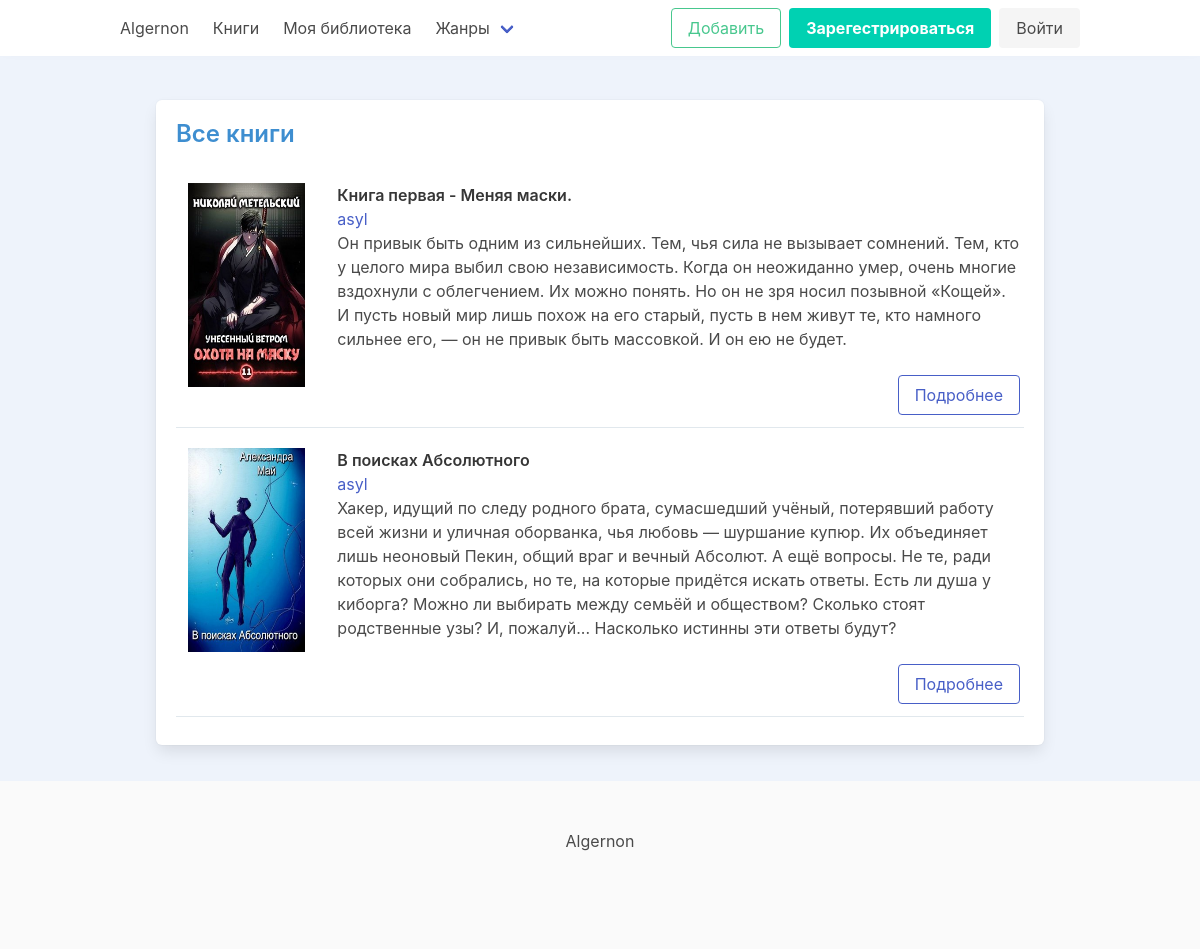
/books/, run on an earlier commit of the app's database.
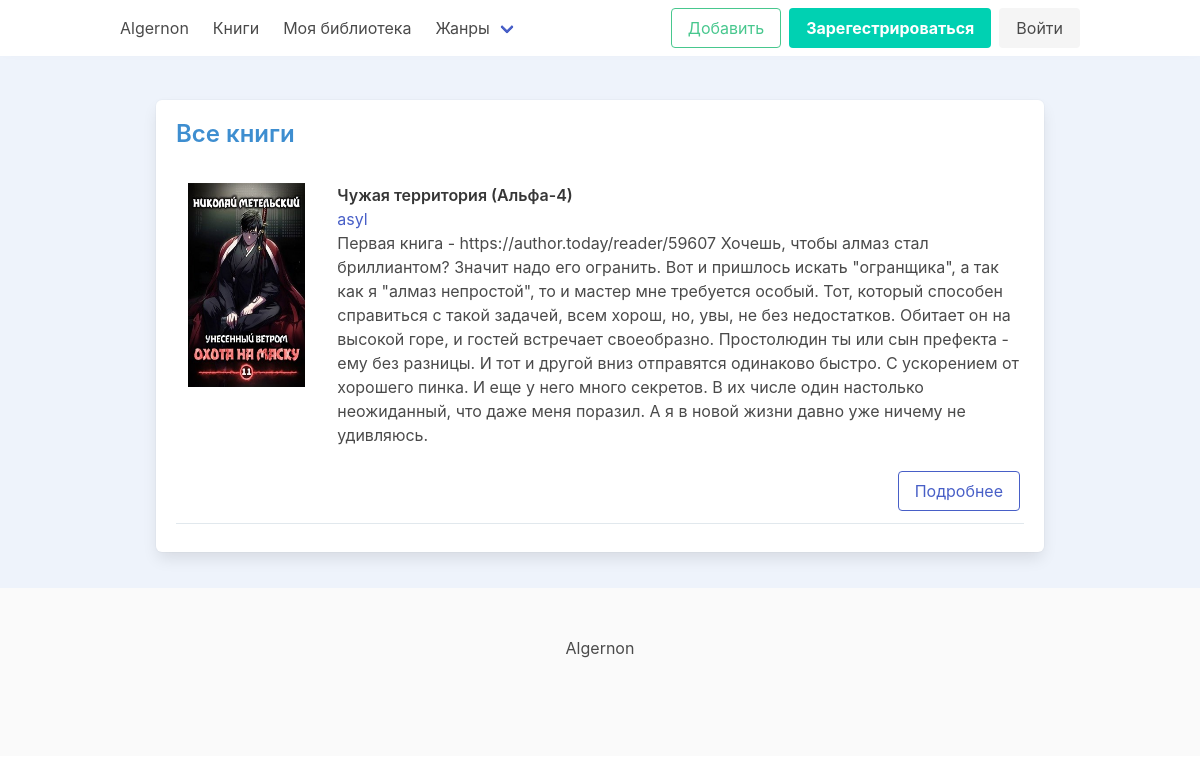
And on a later commit of the database.
### books/models.py (models this page shows, shortened)
class Book(models.Model):
    BOOK_CHOICES = (
        ("A", _("All")),
        ("O", _("Only friends")),
        ("N", _("Nobody"))
    )
    STATUS_CHOICES = (
        ("F", _("Finished")),
        ("D", _("Draft")),
        ("N", _("Not finished"))
    )
    author = models.ForeignKey(
        settings.AUTH_USER_MODEL,
        on_delete=models.CASCADE,
        related_name="books",
        verbose_name=_("Author")
    )
    cover = models.ImageField(upload_to="images/%Y-%m-%d/", default='images/no-image.jpg')
    title = models.CharField(max_length=150, unique=True, verbose_name=_("Book Name"))
    type = models.ForeignKey(
        Type,
        on_delete=models.SET_NULL,
        null=True,
        related_name="books",
        verbose_name=_("Book Type")
    )
    genre = models.ForeignKey(
        Genre,
        on_delete=models.SET_NULL,
        null=True,
        blank=True,
        related_name="books",
        verbose_name=_("Genre of the book")
    )
    cycle = models.ForeignKey(
        Cycle,
        on_delete=models.PROTECT,
        null=True,
        blank=True,
        related_name="books",
        verbose_name=_("Book Cycle")
    )
    description = models.TextField(max_length=1000, null=True, blank=True)
    remark = models.TextField(max_length=1000, null=True, blank=True)
    status = models.CharField(max_length=2, choices=STATUS_CHOICES, default="N")
    is_introductory = models.BooleanField(default=False)
    is_eighteen_plus = models.BooleanField(default=False)
    is_published = models.BooleanField(default=False)
    can_comment = models.CharField(max_length=2, choices=BOOK_CHOICES, default="N")
    can_read = models.CharField(max_length=2, choices=BOOK_CHOICES, default="N")
    can_download = models.CharField(max_length=2, choices=BOOK_CHOICES, default="N")
    views = models.PositiveIntegerField(default=0)
    created_at = models.DateTimeField(auto_now_add=True)
    updated_at = models.DateTimeField(auto_now=True)
    class Meta:
        verbose_name = _("Book Info")
        verbose_name_plural = _("Books Info")
    def get_absolute_url(self):
        return reverse('books:detail', args=[self.id])

### account/models.py (models this page shows, shortened)
class CustomUser(AbstractUser):
    USERNAME_FIELD = 'email'
    REQUIRED_FIELDS = ['username']
    email = models.EmailField(_('Email'), unique=True)
    DS = "Don't Show"
    MALE = "Male"
    FEMALE = "Female"
    GENDER_CHOICES = (
        (DS, _("Don't Show")),
        (MALE, _("Male")),
        (FEMALE, _("Female"))
    )
    ONLY_MONTH_AND_DAY = "Only month and day"
    SHOW = "Show"
    BIRTHDAY_CHOICES = (
        (DS, _("Don't Show")),
        (ONLY_MONTH_AND_DAY, _("Only month and day")),
        (SHOW, _("Show birthday"))
    )
    slug = models.SlugField(unique=True, null=True, blank=True)
    image = models.ImageField(upload_to='profile/%Y/%m-%d', default='images/no-image.png', blank=True)
    name = models.CharField(max_length=250, unique=True)
    status = models.CharField(max_length=250, null=True, blank=True)
    birthday = models.DateField(null=True, blank=True)
    birthday_visibility = models.CharField(max_length=40, choices=BIRTHDAY_CHOICES, default=DS)
    gender = models.CharField(max_length=50, choices=GENDER_CHOICES, default=DS)
    information = QuillField(max_length=1000, null=True, blank=True)
    def get_author_url(self):
        return reverse('authors:author_detail', args=[self.pk])

### books/views.py (the view)
# urls.py: path('books/', BookListView.as_view(), name='books'),
class BookListView(ListView):
    model = Book
    template_name = 'books/book_list.html'
    context_object_name = 'book_list'

### books/custom_context_processor.py (called while the page is built)
def genre_list(request):
    return {
        'genres': Genre.objects.all()
    }

### templates/books/book_list.html (shortened to what this page needs)
{% extends 'base.html' %}
{% block content %}
    <div class="container section">
        <div class="columns is-multiline box">
            <h1 class="title is-4 has-text-info">Все книги</h1>
            {% for book in book_list %}
                <div class="column is-12 mb-2" style="border-bottom: 1px solid #e1e8ed;}">
                    <div class="columns">
                        <div class="column is-2">
                            <a href="{{ book.get_absolute_url }}">
                                <img src="{{ book.cover.url }}" alt="{{ book.title }}" class="is-146-204">
                            </a>
                        </div>
                        <div class="column is-10 ml-2">
                            <div class="book_title">
                                <a href="{{ book.get_absolute_url }}" class="title is-6 has-text info">
                                    {{ book.title }}
                                </a>
                            </div>
                            <div class="book_author">
                                <p><a href="{{ book.author.get_author_url }}" class="is-link">{{ book.author.name }}</a></p>
                            </div>
                            <div class="book_description">
                                {{ book.description }}
                            </div>
                            <div class="is-grouped pt-5 is-pulled-right">
                                <a href="{{ book.get_absolute_url }}" class="button is-link is-outlined">Подробнее</a>
                            </div>
                        </div>
                    </div>
                </div>
            {% endfor %}
        </div>
    </div>
{% endblock %}

### templates/base.html (shortened to what this page needs)
{% load static %}
<!DOCTYPE html>
<html>
  <head>
    <link rel="stylesheet" href="https://cdnjs.cloudflare.com/ajax/libs/font-awesome/5.15.3/css/all.min.css" />
    <link rel="stylesheet" href="{% static 'css/base.css' %}">
    <link rel="stylesheet" href="{% static 'css/profile.css' %}">
  </head>
  <body>
  {% include 'includes/_header.html' %}
    {% block content %}
    {% endblock content %}
  {% include 'includes/_footer.html' %}
  </body>
</html>

### templates/includes/_header.html (shortened to what this page needs)
<header class="box">
    <nav class="navbar  is-fixed-top" role="navigation" aria-label="main navigation">
        <div class="container">
            <div class="navbar-brand">
                <a class="navbar-item" href="/">
                    Algernon
                </a>
            </div>
            <div id="navbarBasicExample" class="navbar-menu">
                <div class="navbar-start">
                    <a class="navbar-item" href="{% url 'books:books' %}">
                        Книги
                    </a>
                    <a class="navbar-item" href="{{ request.user.get_account_lib_url }}">
                        Моя библиотека
                    </a>
                    <div class="navbar-item has-dropdown is-hoverable">
                        <a class="navbar-link">
                            Жанры
                        </a>
                    </div>
                </div>
                <div class="navbar-end">
                    <div class="navbar-item">
                        <div class="buttons">
                            <a href="{% url 'books:new_book' %}" class="button is-success is-outlined">Добавить</a>
                            {% if request.user.is_authenticated %}
                                <div class="navbar-item has-dropdown is-hoverable">
                                <a class="navbar-link button">
                                    {{ request.user.name }}
                                </a>
                                <div class="navbar-dropdown is-right">
                                    <a class="navbar-item" href="{% url 'authors:author_books' %}">
                                        Мои произведения
                                    </a>
                                    <a class="navbar-item" href="">
                                        Активность читателей
                                    </a>
                                    <div class="navbar-divider"></div>
                                    <a class="navbar-item" href="">
                                        Блог
                                    </a>
                                    <a class="navbar-item" href="">
                                        Рецензии
                                    </a>
                                    <a class="navbar-item" href="">
                                        Подборки
                                    </a>
                                    <div class="navbar-divider"></div>
                                    <a class="navbar-item" href="{{ request.user.get_absolute_url }}">
                                        Мой профиль
                                    </a>
                                    <a class="navbar-item" href="{% url 'account:settings' %}">
                                        Личный кабинет
                                    </a>
                                    <div class="navbar-divider"></div>
                                    <a class="navbar-item" href="{% url 'account:logout' %}">
                                        Выйти
                                    </a>
                                </div>
                            {% else %}
                                <a href="{% url 'account:register' %}" class="button is-primary">
                                    <strong>Зарегестрироваться</strong>
                                </a>
                                <a href="{% url 'account:login' %}" class="button is-light">
                                    Войти
                                </a>
                            {% endif %}
                            </div>
                        </div>
                    </div>
                </div>
            </div>
    </nav>
</header>

### templates/includes/_footer.html
<footer class="footer">
  <div class="content has-text-centered">
    <p>
        Algernon
    </p>
  </div>
</footer>

### static/css/base.css (style rules this page uses)
body { background-color: #eef3fb; }
.is-146-204 { height: 204px !important; width: 146px !important; }
:root { --green: #47cf73; --green-light: #d3ffe1; --green-dark: #248c46; --yellow: #ffdd40; --yellow-light: #f9e9a2; --yellow-dark: #d9b200; --purple: #ae63e4; --purple-light: #be9fe4; --purple-dark: #754cac; --red: #ff3c41; --red-very-light: #ffcfcb; --red-light: #f19994; --red-dark: #a00808; --blue: #0ebeff; --blue-light: #76daff; --blue-dark: #3d88c3; --gray: #9b9dad; --gray-light-6: #f1f1f3; --gray-light-5: #e3e4e8; --gray-light-4: #d5d7de; --gray-light-3: #c7c9d3; --gray-light-2: #b7bbc8; --gray-light-1: #aaaebc; --gray-dark-1: #868ca0; --gray-dark-2: #717790; --gray-dark-3: #5a5f73; --gray-dark-4: #444857; --gray-dark-5: #2c303a; --gray-dark-6: #1e1f26; --gray-dark-7: #131417; --gray-dark-8: #0a0a0c; --gray-dark-9: #010101; }

What changed in the data, as far as the page shows it:
removed Book: cover (picture), title "Книга первая - Меняя маски.", author.name "asyl", description "Он привык быть одним из сильнейших. Тем, чья сила не вызывает сомнений. Тем, кто у целого мира выбил свою независимость. Когда он неожиданно умер, очень многие вздохнули с облегчением. Их можно понять. Но он не зря носил позывной «Кощей». И пусть новый мир лишь похож на его старый, пусть в нем живут те, кто намного сильнее его, — он не привык быть массовкой. И он ею не будет."
removed Book: cover (picture), title "В поисках Абсолютного", author.name "asyl", description "Хакер, идущий по следу родного брата, сумасшедший учёный, потерявший работу всей жизни и уличная оборванка, чья любовь — шуршание купюр. Их объединяет лишь неоновый Пекин, общий враг и вечный Абсолют. А ещё вопросы. Не те, ради которых они собрались, но те, на которые придётся искать ответы. Есть ли душа у киборга? Можно ли выбирать между семьёй и обществом? Сколько стоят родственные узы? И, пожалуй... Насколько истинны эти ответы будут?"
added Book: cover (picture), title "Чужая территория (Альфа-4)", author.name "asyl", description "Первая книга - https://author.today/reader/59607 Хочешь, чтобы алмаз стал бриллиантом? Значит надо его огранить. Вот и пришлось искать \"огранщика\", а так как я \"алмаз непростой\", то и мастер мне требуется особый. Тот, который способен справиться с такой задачей, всем хорош, но, увы, не без недостатков. Обитает он на высокой горе, и гостей встречает своеобразно. Простолюдин ты или сын префекта - ему без разницы. И тот и другой вниз отправятся одинаково быстро. С ускорением от хорошего пинка. И еще у него много секретов. В их числе один настолько неожиданный, что даже меня поразил. А я в новой жизни давно уже ничему не удивляюсь."
